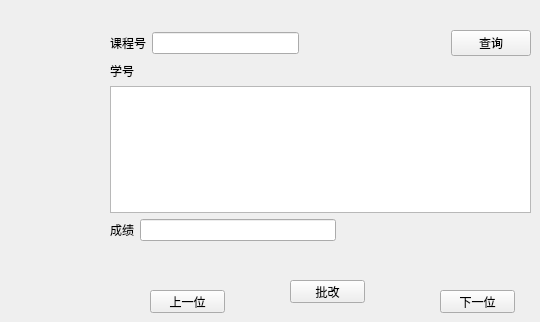
          <widget class="QWidget" name="tab_3">
           <attribute name="title">
            <string>批改作业</string>
           </attribute>
           <widget class="QPushButton" name="pushButton_25">
            <property name="geometry">
             <rect>
              <x>440</x>
              <y>290</y>
              <width>75</width>
              <height>23</height>
             </rect>
            </property>
            <property name="text">
             <string>下一位</string>
            </property>
           </widget>
           <widget class="QPushButton" name="pushButton_23">
            <property name="geometry">
             <rect>
              <x>150</x>
              <y>290</y>
              <width>75</width>
              <height>23</height>
             </rect>
            </property>
            <property name="text">
             <string>上一位</string>
            </property>
           </widget>
           <widget class="QWidget" name="verticalLayoutWidget">
            <property name="geometry">
             <rect>
              <x>110</x>
              <y>30</y>
              <width>421</width>
              <height>211</height>
             </rect>
            </property>
            <layout class="QVBoxLayout" name="verticalLayout">
             <item>
              <layout class="QHBoxLayout" name="horizontalLayout_2">
               <item>
                <widget class="QLabel" name="label_39">
                 <property name="text">
                  <string>课程号</string>
                 </property>
                </widget>
               </item>
               <item>
                <widget class="QLineEdit" name="sub_id"/>
               </item>
               <item>
                <spacer name="horizontalSpacer">
                 <property name="orientation">
                  <enum>Qt::Horizontal</enum>
                 </property>
                 <property name="sizeHint" stdset="0">
                  <size>
                   <width>40</width>
                   <height>20</height>
                  </size>
                 </property>
                </spacer>
               </item>
               <item>
                <widget class="QPushButton" name="pushButton_26">
                 <property name="text">
                  <string>查询</string>
                 </property>
                </widget>
               </item>
              </layout>
             </item>
             <item>
              <widget class="QLabel" name="stuid">
               <property name="text">
                <string>学号</string>
               </property>
              </widget>
             </item>
             <item>
              <widget class="QTextBrowser" name="homework"/>
             </item>
             <item>
              <layout class="QHBoxLayout" name="horizontalLayout_3">
               <item>
                <widget class="QLabel" name="label_41">
                 <property name="text">
                  <string>成绩</string>
                 </property>
                </widget>
               </item>
               <item>
                <widget class="QLineEdit" name="score"/>
               </item>
               <item>
                <spacer name="horizontalSpacer_2">
                 <property name="orientation">
                  <enum>Qt::Horizontal</enum>
                 </property>
                 <property name="sizeHint" stdset="0">
                  <size>
                   <width>40</width>
                   <height>20</height>
                  </size>
                 </property>
                </spacer>
               </item>
              </layout>
             </item>
            </layout>
           </widget>
           <widget class="QPushButton" name="pushButton_24">
            <property name="geometry">
             <rect>
              <x>290</x>
              <y>280</y>
              <width>75</width>
              <height>23</height>
             </rect>
            </property>
            <property name="text">
             <string>批改</string>
            </property>
           </widget>
          </widget>
